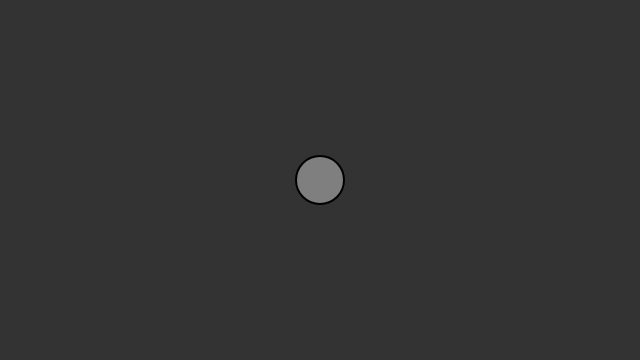
Frame 1 (no input)
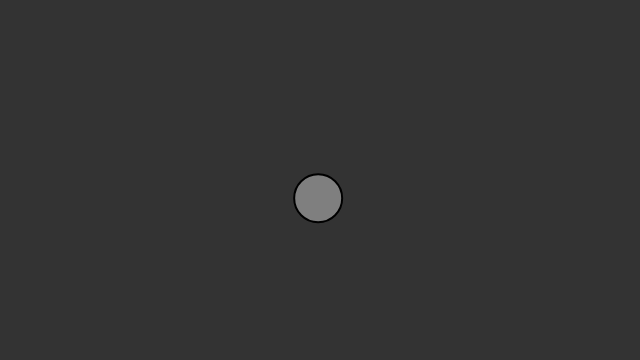
Frame 60 (no input)
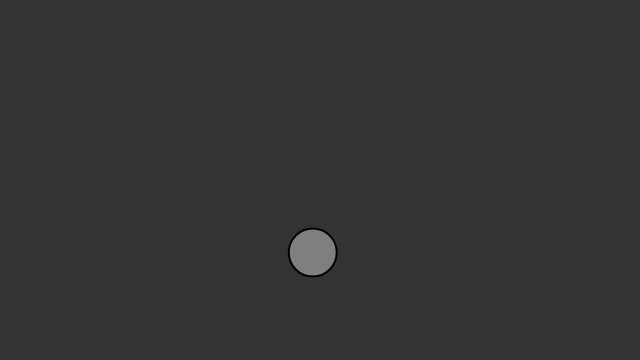
Frame 120 (the mouse pressed at the canvas centre since frame 60)

The p5.js sketch that drew these frames (run headless with seeded random() and noise() and a simulated clock; from frame 60 on, the mouse is pressed at the canvas centre):

// p5.js sketch
// ── sketch.js
var mover;

function setup() {
  createCanvas(640,360);
  mover = new Mover(); 
}

function draw() {
  background(51);
  
  mover.update();
  mover.checkEdges();
  mover.display(); 
}

function Mover() {
  //x y position
  this.position = createVector(width/2,height/2); 
  //speed in x direction, speed in y direction
  this.velocity = createVector();
  //acceleration in x direction, acceleration in y direction
  this.acceleration = createVector(-0.001, .01);
  // this.topspeed = 10;

  this.update = function() {
    this.velocity.add(this.acceleration);
    this.position.add(this.velocity);
  };

  this.display = function() {
    stroke(0);
    strokeWeight(2);
    fill(127);
    ellipse(this.position.x, this.position.y, 48, 48);
  };

  this.checkEdges = function() {

    if (this.position.x > width) {
      this.position.x = 0;
    }
    else if (this.position.x < 0) {
      this.position.x = width;
    }

    if (this.position.y > height) {
      this.position.y = 0;
    }
    else if (this.position.y < 0) {
      this.position.y = height;
    }
  };

}
